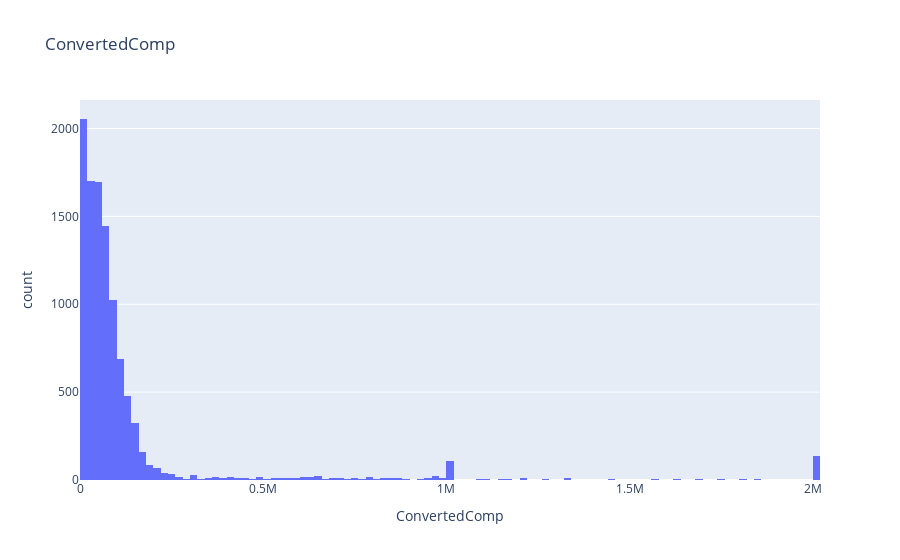

Source (notebook cell):
### Markdown cell above
Plot a histogram of `ConvertedComp.`

### Code cell
# your code goes here
QUERY = """
SELECT ConvertedComp FROM master
"""

hist_data = pd.read_sql_query(QUERY,conn)
hist_data

fig1 = px.histogram(hist_data, x="ConvertedComp",title="ConvertedComp")
fig1.show()

### Figure 1 — Plotly figure (JSON) as saved in the notebook; plotly's stock layout.template omitted (floating-point values rounded to 4 significant figures; data arrays with more than 128 entries replaced by an {"elided": "..."} marker saying what was removed)
{"data": [{"alignmentgroup": "True", "bingroup": "x", "hovertemplate": "ConvertedComp=%{x}<br>count=%{y}<extra></extra>", "legendgroup": "", "marker": {"color": "#636efa", "pattern": {"shape": ""}}, "name": "", "offsetgroup": "", "orientation": "v", "showlegend": false, "type": "histogram", "x": {"elided": "11398 int values"}, "xaxis": "x", "yaxis": "y"}], "layout": {"barmode": "relative", "legend": {"tracegroupgap": 0}, "title": {"text": "ConvertedComp"}, "xaxis": {"anchor": "y", "domain": [0, 1], "title": {"text": "ConvertedComp"}}, "yaxis": {"anchor": "x", "domain": [0, 1], "title": {"text": "count"}}}}
